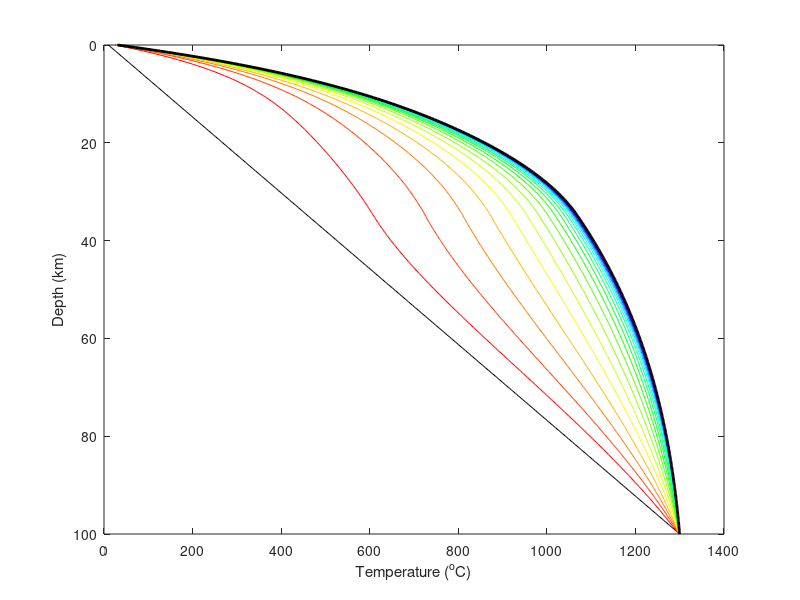

The MATLAB source for this figure:
% model numerically solves the transient conduction-advection heat equation
% Equations are after Moore and England (2001) and Braun, van der Beek, and
% Batt (2006).
% Author: Sean F. Gallen
% email: sean.gallen[at]colostate.edu
% Date modified: 12/07/2019

%%%%%%%%%%%%%%%%%%%%%%%%%%%%%%%%%%%%%%%%%%%%%%%%%%%%%%%%%%%%%%%%%%%%%%%%%%%
%% set parameters
run_time = 250;     % run time in Ma.
ei = 0.5;           % initial erosion rate in km/Myr
Ts = 10;            % surface temperature in degrees C
Tb = 1300;          % temperature at the base of the lithosphere
k = 25;             % thermal conduction coefficient
lambda = 0.4;       % this is for stability, usually between 0.5 and 0.05 is good.
                    % reduce the number of the problem becomes unstable
                    
Zmin = 0;           % min Z in terms of km
Zmax = 100;         % max Z in terms of km (approximation of base of lithosphere
dZ = 0.25;          % increments of Z in km -- as this decreases lambda needs to decrease

n_plots = 25;       % number of transient thermal geotherms plotted

%%
% derive parameters for lithospheric heat production profile after Hasterok 
% and Chapman (2006)
K = 25;             % thermal conductivity
P = 0.6;            % Partition Coefficient Pollack and Chapman (1977)
qo = 75;            % surface hear flow
qr = P*qo;          % reduced heat flow
D = 8;              % charateristic thickness of heat producing layer
Zc = 35;            % crustal thickness
Zlc = 17.5;         % depth to lower crust
Alc = 0.4;          % heat production in lower crust
Am = 0.02;          % heat production in mantle
Ao = (1-P)*qo/D;    % surface heat production

%%%%%%%%%%%%%%%%%%%%%%%%%%%%%%%%%%%%%%%%%%%%%%%%%%%%%%%%%%%%%%%%%%%%%%%%%%%
Z = Zmin:dZ:Zmax;   % Z (depth) vector

% derive heat production profile 
A = Ao*exp(-Z/D);
A(Z >= Zlc) = Alc;
A(Z >= Zc) = Am;
AK = A./K;          % set this to zero if you want to ignore lithospheric heat production

%%
% estimate To with ei or ~0 with Brauns peclet number equation
Pe = (1e-9.*max(Z))/k; % peclect number from braun
To = (1-exp(1).^(-Pe.*(Z./max(Z))))./(1-exp(1).^(-Pe));
To = To.*(Tb-Ts)+Ts;

% make dt such that lambda is 0.5
dt = lambda*(dZ^2)/k;

% cast time vector for numerical calculations
time_v = 0:dt:run_time;

figure(1)
hold off
plot(To,Z,'k-'); hold on
axis ij
xlabel('Temperature (^oC)')
ylabel('Depth (km)')

% set up plotting for transient profiles
t_plots = round(round(length(time_v))./n_plots);
n_plots = round(round(length(time_v))./t_plots);
np = 1;

% colors for the transient profiles
cols = hsv(n_plots);

% place thermal boundary conditions on To for curvature calculation and
% slope calculation. This will take care of edge effects.
To_pad = nan(1,length(To)+2);
To_pad(2:end-1) = To;
To_pad(1) = Ts;
To_pad(end) = Tb;

h = waitbar(0,'running thermal code...');
for t = 1:length(time_v)

    % calculate the first derivative and advect;
    dTdz = ((To_pad(2:end-1) - To_pad(3:end))./dZ).*-ei.*dt;
    
    % calculate second derivative and diffuse
    ddTddz = ((To_pad(3:end) - 2.*(To_pad(2:end-1)) + To_pad(1:end-2))).*lambda;
    
    % add the conduction and advection to gether to predict change in
    % thermal profile
    dTdt = ddTddz+dTdz+(AK);
    
    % add to previous thermal state
    To = To + dTdt;

    % update the finite difference vector
    To_pad(2:end-1) = To;
    
    % plot as needed
    if rem(t,t_plots) == 0
        plot(To,Z,'-','color',cols(np,:));
        np = np+1;
    end
    waitbar(t/length(time_v),h);
end
close(h)

% final model position
plot(To,Z,'k-','linewidth',2); hold on

